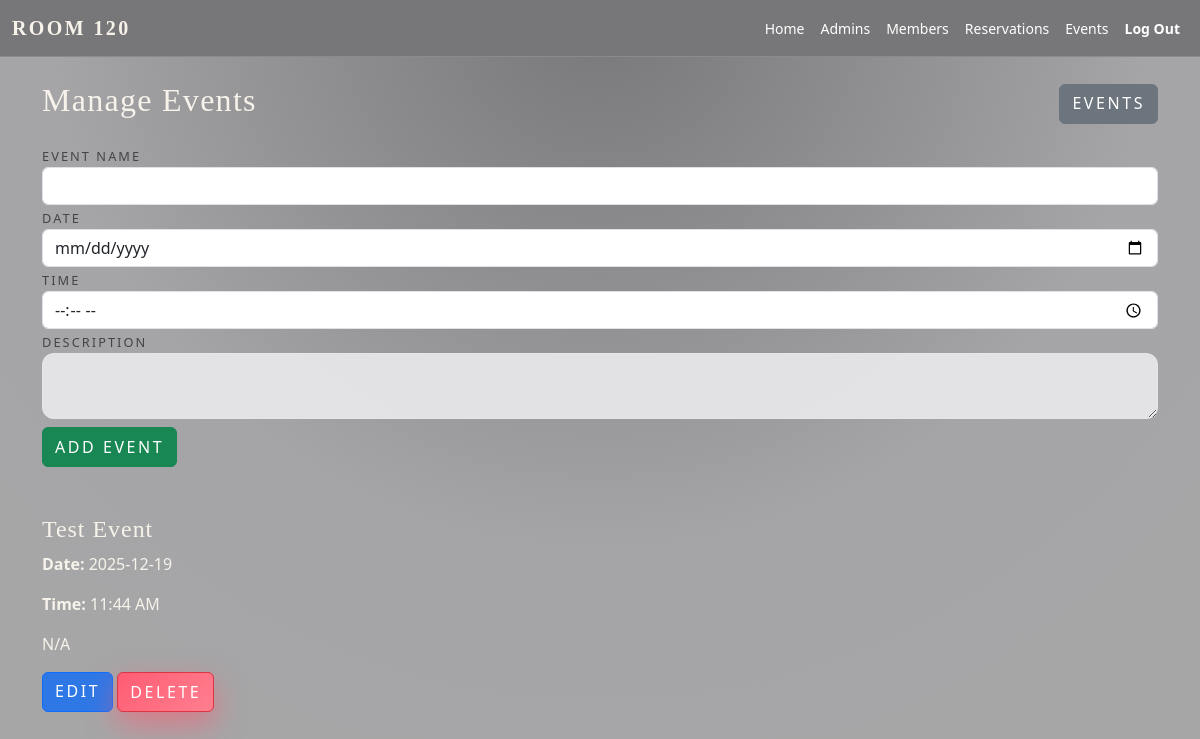
The app's page /admin/events (signed in), older data.
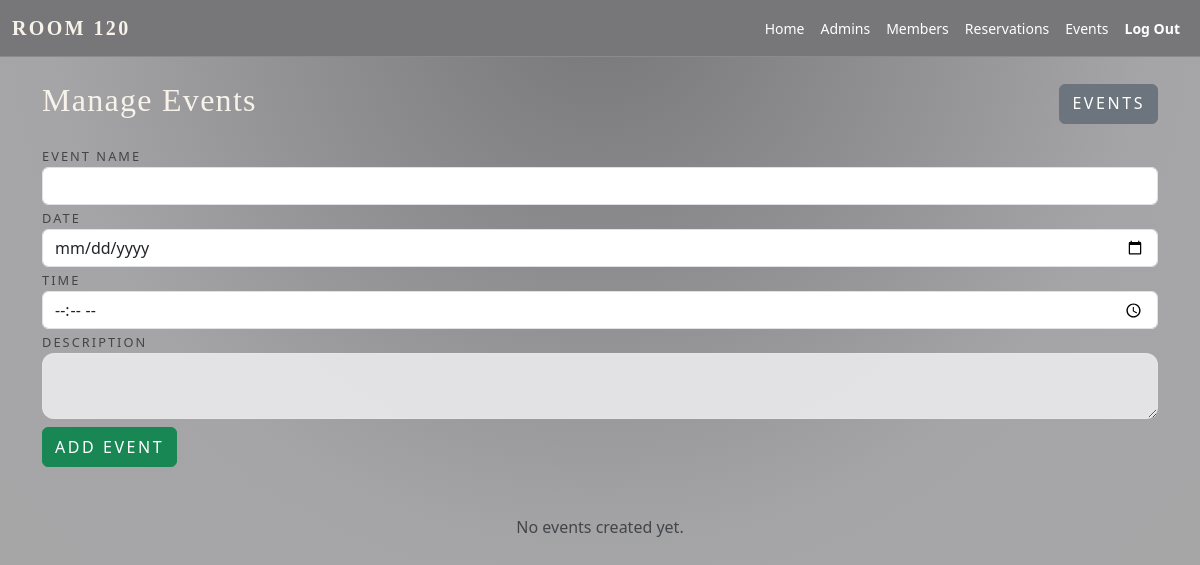
The same page, newer data.
### app.py (models this page shows)
class Event(db.Model):
    id = db.Column(db.Integer, primary_key=True)
    name = db.Column(db.String(100), nullable=False)
    date = db.Column(db.String(20), nullable=False)
    time = db.Column(db.String(20), nullable=False)
    description = db.Column(db.Text, nullable=False)

### app.py (the view, shortened to what this page needs)
@app.route('/admin/events', methods=['GET', 'POST'])
def admin_events():
    if session.get('role') != 'admin':
        return redirect(url_for('home'))
    events = Event.query.all()
    for event in events:
        if isinstance(event.time, str):
            try:
                event.time = datetime.strptime(event.time, "%H:%M:%S").time()
            except ValueError:
                try:
                    event.time = datetime.strptime(event.time, "%H:%M").time()
                except ValueError:
                    pass  # Leave as-is if parsing fails
    return render_template('admin_events.html', events=events)

### app.py (called while the page is built)
@app.before_request
def enable_foreign_keys():
    db.session.execute(text('PRAGMA foreign_keys = ON'))

@app.context_processor
def inject_user():
    return dict(current_user=current_user)

### templates/admin_events.html (shortened to what this page needs)
{% extends "base.html" %}
{% block content %}
<div class="container mt-4">
  <div class="d-flex justify-content-between align-items-center mb-3">
    <h2>Manage Events</h2>
    <a href="{{ url_for('events') }}" class="btn btn-secondary">Events</a>
  </div>
  <form method="POST" class="event-form mb-5">
    <div class="form-group">
      <label>Event Name</label>
      <input type="text" name="name" required class="form-control">
    </div>
    <div class="form-group">
      <label>Date</label>
      <input type="date" name="date" required class="form-control">
    </div>
    <div class="form-group">
      <label>Time</label>
      <input type="time" name="time" required class="form-control">
    </div>
    <div class="form-group">
      <label>Description</label>
      <textarea name="description" required class="form-control"></textarea>
    </div>
    <button type="submit" class="btn btn-success mt-2">Add Event</button>
  </form>
  <div class="event-list">
    {% for event in events %}
      <div class="event-card admin">
        <h4>{{ event.name }}</h4>
        <p><strong>Date:</strong> {{ event.date }}</p>
        <p><strong>Time:</strong> {{ event.time.strftime('%I:%M %p') }}</p>
        <p>{{ event.description }}</p>
        <div class="mt-3">
          <a href="{{ url_for('edit_event', event_id=event.id) }}" class="btn btn-primary">Edit</a>
          <form method="POST" action="{{ url_for('delete_event', event_id=event.id) }}" style="display:inline;">
            <button type="submit" class="btn btn-danger">Delete</button>
          </form>
        </div>
      </div>
    {% else %}
      <p class="text-muted text-center">No events created yet.</p>
    {% endfor %}
  </div>
</div>
{% endblock %}

Row changes from the older to the newer data that the page shows:
removed Event: name "Test Event", date "2025-12-19", time "11:44 AM", description "N/A"
Text that changed along with them:
text now shown: "No events created yet."
